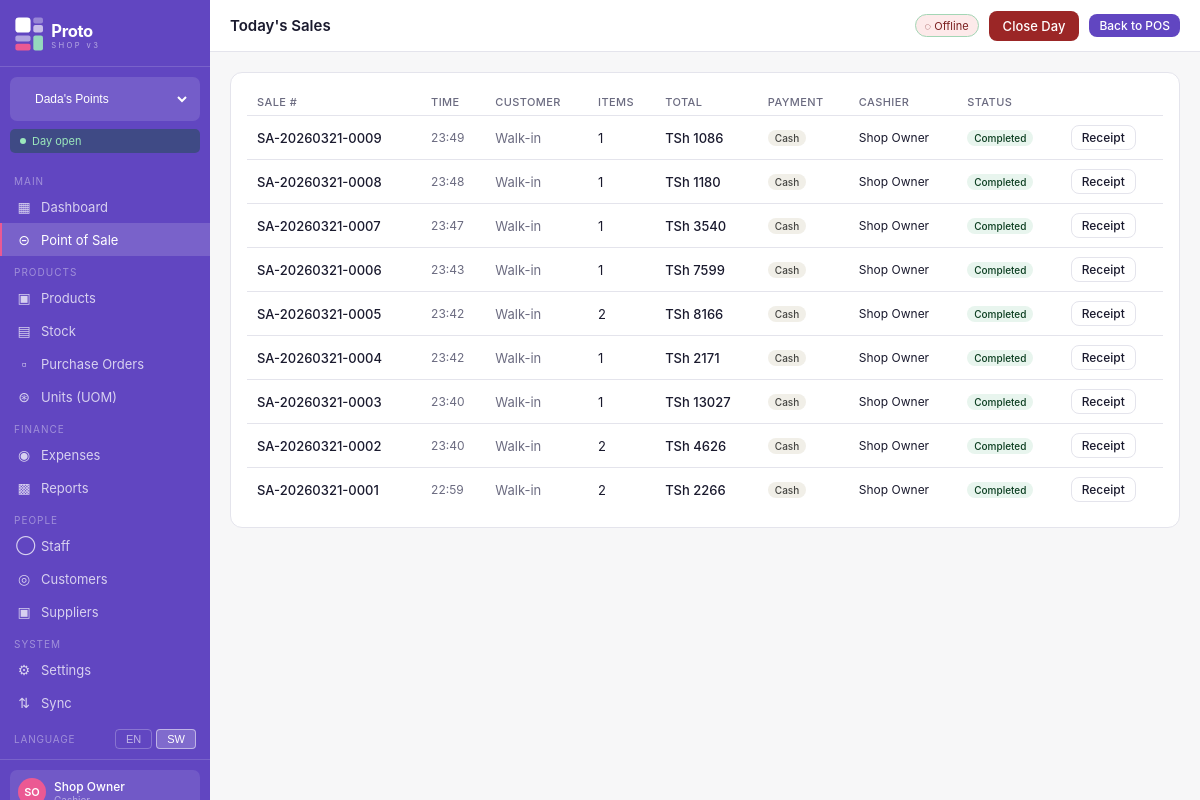
The page /pos/history/ (signed in) on the database its author committed.
### shops/models.py (models this page shows, shortened)
class Shop(models.Model):
    SHOP_TYPE_CHOICES = [
        ('handbags', 'Handbags'),
        ('hair', 'Hair Products'),
        ('home', 'Home Supplies'),
        ('other', 'Other'),
    ]
    name = models.CharField(max_length=100)
    shop_type = models.CharField(max_length=20, choices=SHOP_TYPE_CHOICES)
    address = models.TextField(blank=True)
    phone = models.CharField(max_length=20, blank=True)
    is_active = models.BooleanField(default=True)
    created_at = models.DateTimeField(auto_now_add=True)
    class Meta:
        ordering = ['name']

class UserShopAccess(models.Model):
    ROLE_CHOICES = [
        ('owner', 'Owner'),
        ('admin', 'Admin'),
        ('cashier', 'Cashier'),
    ]
    user = models.ForeignKey(User, on_delete=models.CASCADE, related_name='shop_access')
    shop = models.ForeignKey(Shop, on_delete=models.CASCADE, related_name='user_access')
    role = models.CharField(max_length=20, choices=ROLE_CHOICES, default='cashier')
    is_active = models.BooleanField(default=True)
    class Meta:
        unique_together = ('user', 'shop')

### pos/models.py (models this page shows, shortened)
class Sale(models.Model):
    PAYMENT_METHODS = [
        ('cash', 'Cash'),
        ('mpesa', 'M-Pesa'),
        ('credit', 'Credit / Borrow'),
        ('split', 'Split Payment'),
    ]
    STATUS_CHOICES = [
        ('completed', 'Completed'),
        ('voided', 'Voided'),
        ('refunded', 'Refunded'),
    ]
    sale_number = models.CharField(max_length=20, unique=True, blank=True)
    shop = models.ForeignKey(Shop, on_delete=models.CASCADE, related_name='sales')
    day_session = models.ForeignKey(DaySession, on_delete=models.SET_NULL, null=True, blank=True, related_name='sales')
    customer = models.ForeignKey(Customer, on_delete=models.SET_NULL, null=True, blank=True, related_name='sales')
    cashier = models.ForeignKey(User, on_delete=models.SET_NULL, null=True, related_name='sales')
    subtotal = models.DecimalField(max_digits=14, decimal_places=2, default=0)
    tax_amount = models.DecimalField(max_digits=14, decimal_places=2, default=0)
    discount_amount = models.DecimalField(max_digits=14, decimal_places=2, default=0)
    total = models.DecimalField(max_digits=14, decimal_places=2, default=0)
    payment_method = models.CharField(max_length=10, choices=PAYMENT_METHODS)
    amount_paid = models.DecimalField(max_digits=14, decimal_places=2, default=0)
    change_given = models.DecimalField(max_digits=14, decimal_places=2, default=0)
    status = models.CharField(max_length=10, choices=STATUS_CHOICES, default='completed')
    voided_by = models.ForeignKey(User, on_delete=models.SET_NULL, null=True, blank=True, related_name='voided_sales')
    void_reason = models.TextField(blank=True)
    notes = models.TextField(blank=True)
    created_at = models.DateTimeField(auto_now_add=True)
    synced = models.BooleanField(default=False)
    class Meta:
        ordering = ['-created_at']

### pos/views.py (the view)
# urls.py: path('history/', views.sale_history, name='history'),
@login_required
def sale_history(request):
    shop = get_current_shop(request)
    if not shop:
        return redirect('shop_select')
    today = timezone.now().date()
    from django.core.paginator import Paginator
    date_filter = request.GET.get('date', str(today))
    try:
        import datetime
        filter_date = datetime.date.fromisoformat(date_filter)
    except Exception:
        filter_date = today
    sales_qs = Sale.objects.filter(shop=shop, created_at__date=filter_date).select_related(
        'customer', 'cashier'
    ).prefetch_related('items').order_by('-created_at')
    paginator = Paginator(sales_qs, 25)
    page_obj  = paginator.get_page(request.GET.get('page'))
    return render(request, 'pos/history.html', {
        'sales': page_obj, 'page_obj': page_obj,
        'shop': shop, 'filter_date': filter_date, 'today': today,
    })

### pos/views.py (called while the page is built)
def get_current_shop(request):
    shop_id = request.session.get('current_shop_id')
    if not shop_id:
        return None
    return Shop.objects.filter(id=shop_id).first()

### shops/models.py (called while the page is built)
    @property
    def is_open(self):
        return self.status == 'open'

### templates/pos/history.html (shortened to what this page needs)
{% extends "base.html" %}
{% block page_title %}Today's Sales{% endblock %}
{% block topbar_actions %}<a href="{% url 'pos:index' %}" class="btn btn-primary btn-sm">Back to POS</a>{% endblock %}
{% block content %}
<div class="card">
  <div class="table-wrap">
    <table>
      <thead><tr><th>Sale #</th><th>Time</th><th>Customer</th><th>Items</th><th>Total</th><th>Payment</th><th>Cashier</th><th>Status</th><th></th></tr></thead>
      <tbody>
        {% for s in sales %}
        <tr>
          <td style="font-weight:500">{{ s.sale_number }}</td>
          <td style="color:#6b6b80;font-size:12px">{{ s.created_at|date:"H:i" }}</td>
          <td style="color:#6b6b80">{{ s.customer.name|default:"Walk-in" }}</td>
          <td>{{ s.items.count }}</td>
          <td style="font-weight:500">TSh {{ s.total|floatformat:0 }}</td>
          <td><span class="badge {% if s.payment_method == 'mpesa' %}badge-green{% elif s.payment_method == 'credit' %}badge-pink{% else %}badge-gray{% endif %}">{{ s.get_payment_method_display }}</span></td>
          <td style="font-size:12px">{{ s.cashier.get_full_name|default:s.cashier.username|default:"-" }}</td>
          <td>{% if s.status == 'completed' %}<span class="badge badge-green">Completed</span>{% elif s.status == 'voided' %}<span class="badge badge-red">Voided</span>{% else %}<span class="badge badge-gray">{{ s.status }}</span>{% endif %}</td>
          <td><a href="{% url 'pos:receipt' s.pk %}" class="btn btn-outline btn-sm" target="_blank">Receipt</a></td>
        </tr>
        {% empty %}
        <tr><td colspan="9" style="text-align:center;padding:28px;color:#6b6b80">No sales today yet.</td></tr>
        {% endfor %}
      </tbody>
    </table>
  </div>
</div>
{% endblock %}

### templates/base.html (shortened to what this page needs)
<!DOCTYPE html>
<html lang="en">
<head>
  <link rel="stylesheet" href="/static/css/proto.css">
</head>
<body>
<div class="app-layout">
  <aside class="sidebar">
    <div class="sidebar-logo">
      <a href="{% url 'dashboard' %}" style="display:flex;align-items:center;padding:2px 0;">
        <img src="/static/img/logo-white.svg" alt="Proto v3" style="height:36px;width:auto;">
      </a>
    </div>
    {% if all_accessible_shops %}
    <form method="post" action="{% url 'switch_shop' %}" class="shop-switcher">
      <select name="shop_id" onchange="this.form.submit()">
        {% for access in all_accessible_shops %}
          <option value="{{ access.shop.id }}"
            {% if access.shop.id == current_shop.id %}selected{% endif %}>
            {{ access.shop.name }}
          </option>
        {% endfor %}
      </select>
    </form>
    {% endif %}
    <div class="day-badge {% if day_is_open %}day-open{% else %}day-closed{% endif %}">
      <span class="day-dot"></span>
      {% if day_is_open %}Day open{% else %}Day closed{% endif %}
    </div>
    <nav class="sidebar-nav">
      <div class="nav-section">Main</div>
      <a href="{% url 'dashboard' %}" class="nav-item {% if request.resolver_match.url_name == 'dashboard' %}active{% endif %}">
        <span class="nav-icon">&#9638;</span> Dashboard
      </a>
      <a href="{% url 'pos:index' %}" class="nav-item {% if 'pos' in request.resolver_match.namespace %}active{% endif %}">
        <span class="nav-icon">&#8861;</span> Point of Sale
      </a>
      <div class="nav-section">Products</div>
      <a href="{% url 'products:list' %}" class="nav-item {% if request.resolver_match.namespace == 'products' %}active{% endif %}">
        <span class="nav-icon">&#9635;</span> Products
      </a>
      <a href="{% url 'stock:list' %}" class="nav-item {% if request.resolver_match.namespace == 'stock' %}active{% endif %}">
        <span class="nav-icon">&#9636;</span> Stock
      </a>
      <a href="{% url 'purchases:list' %}" class="nav-item {% if request.resolver_match.namespace == 'purchases' %}active{% endif %}">
        <span class="nav-icon">&#9643;</span> Purchase Orders
      </a>
      <a href="{% url 'units:list' %}" class="nav-item {% if request.resolver_match.namespace == 'units' %}active{% endif %}">
        <span class="nav-icon">&#8859;</span> Units (UOM)
      </a>
      <div class="nav-section">Finance</div>
      <a href="{% url 'expenses:list' %}" class="nav-item {% if request.resolver_match.namespace == 'expenses' %}active{% endif %}">
        <span class="nav-icon">&#9673;</span> Expenses
      </a>
      <a href="{% url 'reports:dashboard' %}" class="nav-item {% if request.resolver_match.namespace == 'reports' %}active{% endif %}">
        <span class="nav-icon">&#9641;</span> Reports
      </a>
      <div class="nav-section">People</div>
      <a href="{% url 'staff:list' %}" class="nav-item {% if request.resolver_match.namespace == 'staff' %}active{% endif %}">
        <span class="nav-icon">&#9711;</span> Staff
      </a>
      <a href="{% url 'customers:list' %}" class="nav-item {% if request.resolver_match.namespace == 'customers' %}active{% endif %}">
        <span class="nav-icon">&#9678;</span> Customers
      </a>
      <a href="{% url 'purchases:suppliers' %}" class="nav-item {% if request.resolver_match.url_name == 'suppliers' or request.resolver_match.url_name == 'supplier_create' %}active{% endif %}">
        <span class="nav-icon">&#9635;</span> Suppliers
      </a>
      <div class="nav-section">System</div>
      <a href="{% url 'settings:index' %}" class="nav-item {% if request.resolver_match.namespace == 'settings' %}active{% endif %}">
        <span class="nav-icon">&#9881;</span> Settings
      </a>
      <a href="{% url 'sync_engine:dashboard' %}" class="nav-item {% if request.resolver_match.namespace == 'sync_engine' %}active{% endif %}">
        <span class="nav-icon">&#8645;</span> Sync
      </a>
      <div class="nav-lang">
        <span class="nav-lang-label">Language</span>
        <div class="nav-lang-btns">
          <form method="post" action="{% url 'settings:change_language' %}" style="display:inline">
            <button type="submit" class="lang-btn {% if request.LANGUAGE_CODE == 'en' %}lang-active{% endif %}">EN</button>
          </form>
          <form method="post" action="{% url 'settings:change_language' %}" style="display:inline">
            <button type="submit" class="lang-btn {% if request.LANGUAGE_CODE != 'en' %}lang-active{% endif %}">SW</button>
          </form>
        </div>
      </div>
    </nav>
    <div class="sidebar-footer">
      <div class="user-chip">
        <div class="user-avatar">{{ request.user.first_name.0|default:request.user.username.0|upper }}{{ request.user.last_name.0|upper }}</div>
        <div>
          <div class="user-name">{{ request.user.get_full_name|default:request.user.username }}</div>
          <div class="user-role">{{ current_role|capfirst }}</div>
        </div>
      </div>
    </div>
  </aside>
  <div class="main-area">
    <header class="topbar">
      <div class="topbar-left">
        <h1 class="page-title">{% block page_title %}Dashboard{% endblock %}</h1>
      </div>
      <div class="topbar-right">
        <span class="sync-badge" id="sync-indicator" title="Click to sync">&#9679; Online</span>
        {% if day_is_open %}
          <a href="#" class="btn btn-danger" onclick="showCloseDayModal(); return false;">Close Day</a>
        {% else %}
          <a href="#" class="btn btn-success" onclick="showOpenDayModal(); return false;">Open Day</a>
        {% endif %}
        {% block topbar_actions %}{% endblock %}
      </div>
    </header>
    <main class="page-content">
      {% block content %}{% endblock %}
    </main>
  </div>
</div>
</body>
</html>

### rows shown on the page
Shop: shop_id "Dada's Points"
Sale: sale_number "SA-20260321-0009", created_at "23:49", customer.name "Walk-in", items.count "1", total "1086", payment_method "Cash", cashier.get_full_name "Shop Owner", status "Completed"
Sale: sale_number "SA-20260321-0008", created_at "23:48", customer.name "Walk-in", items.count "1", total "1180", payment_method "Cash", cashier.get_full_name "Shop Owner", status "Completed"
Sale: sale_number "SA-20260321-0007", created_at "23:47", customer.name "Walk-in", items.count "1", total "3540", payment_method "Cash", cashier.get_full_name "Shop Owner", status "Completed"
Sale: sale_number "SA-20260321-0006", created_at "23:43", customer.name "Walk-in", items.count "1", total "7599", payment_method "Cash", cashier.get_full_name "Shop Owner", status "Completed"
Sale: sale_number "SA-20260321-0005", created_at "23:42", customer.name "Walk-in", items.count "2", total "8166", payment_method "Cash", cashier.get_full_name "Shop Owner", status "Completed"
Sale: sale_number "SA-20260321-0004", created_at "23:42", customer.name "Walk-in", items.count "1", total "2171", payment_method "Cash", cashier.get_full_name "Shop Owner", status "Completed"
Sale: sale_number "SA-20260321-0003", created_at "23:40", customer.name "Walk-in", items.count "1", total "13027", payment_method "Cash", cashier.get_full_name "Shop Owner", status "Completed"
Sale: sale_number "SA-20260321-0002", created_at "23:40", customer.name "Walk-in", items.count "2", total "4626", payment_method "Cash", cashier.get_full_name "Shop Owner", status "Completed"
Sale: sale_number "SA-20260321-0001", created_at "22:59", customer.name "Walk-in", items.count "2", total "2266", payment_method "Cash", cashier.get_full_name "Shop Owner", status "Completed"

### other values the page prints
{{ request.user.first_name.0|default:request.user.username.0|upper }} "S"
{{ request.user.last_name.0|upper }} "O"
{{ request.user.get_full_name|default:request.user.username }} "Shop Owner"
